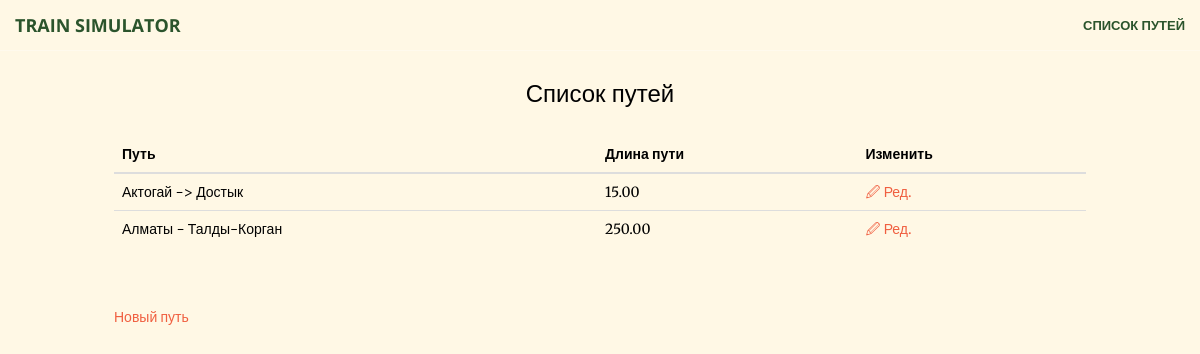
The page / on the database its author committed.
### tutu/models.py (models this page shows, shortened)
class Track(models.Model):
    name = models.TextField(default="Старт-Финиш")
    start_name = models.TextField(default="Старт")
    simulation_in_progress = models.BooleanField(default=False)
    simulation_progress = models.IntegerField(default=0)
    simulation_filename = models.TextField(max_length=1000, blank=True, null=True)
    simulation_date_time = models.DateTimeField(null=True, blank=True)
    number_of_passenger_trains = models.FloatField(default=3)
    number_of_cargo_trains = models.FloatField(default=10)
    density_netto = models.FloatField(default=10.5)
    def length(self):
        switches = Switch.objects.filter(track_id=self.id)
        maximum = 0
        for switch in switches:
            if maximum < switch.position:
                maximum = switch.position
        return maximum

class Switch(models.Model):
    track = models.ForeignKey(Track, on_delete=models.CASCADE)
    position = models.DecimalField(max_digits=7, decimal_places=2)
    name = models.TextField()
    number_of_tracks = models.IntegerField(default=1)
    trains_fit = models.IntegerField(default=1)
    is_start = models.BooleanField(default=False)
    is_end = models.BooleanField(default=False)
    mins_acc = models.IntegerField()
    mins_brk = models.IntegerField()
    mins_station = models.IntegerField(default=1)
    mins_main_fw = models.IntegerField()
    mins_main_bk = models.IntegerField(default=1)
    class Meta:
        ordering = ["position"]
        verbose_name_plural = "switches"

### tutu/views.py (the view)
# urls.py: url(r'^$', views.index, name="index"),
def index(request):
    tracks = Track.objects.all()
    tracks_plus = []
    for track in tracks:
        t = {"id": track.id, "name": track.name, "start_name": track.start_name}
        t["length"] = track.length()
        tracks_plus.append(t)
    context = {"tracks": tracks_plus}
    return render(request, 'index.html', context)

### tutu/views_sim.py (called while the page is built)
    def process_request(self, req):
        attr = '_dont_enforce_csrf_checks'
        if not getattr(req, attr, False):
            setattr(req, attr, True)

### templates/index.html (shortened to what this page needs)
<!DOCTYPE html>
<html lang="en">
{% load static %}
<head>
    <link href="{% static "vendor/bootstrap/css/bootstrap.min.css" %}" rel="stylesheet">
    <link href="{% static "vendor/font-awesome/css/font-awesome.min.css" %}" rel="stylesheet" type="text/css">
    <link href="{% static "vendor/magnific-popup/magnific-popup.css" %}" rel="stylesheet">
    <link href="{% static "css/creative.min.css" %}" rel="stylesheet">
</head>
<body id="page-top" style="background: #fff8e5; color: black;">
<nav id="mainNav" class="navbar navbar-default navbar-fixed-top" style="color: black">
    <div class="container-fluid">
        <div class="navbar-header">
            <a class="navbar-brand page-scroll" href="#page-top" style="color: #2b542c;">Train Simulator</a>
        </div>
        <div class="collapse navbar-collapse" id="bs-example-navbar-collapse-1">
            <ul class="nav navbar-nav navbar-right">
                <li>
                    <a class="page-scroll" href="{% url "index" %}" style="color: #2b542c;">Список путей</a>
                </li>
            </ul>
        </div>
    </div>
</nav>
<div style="padding: 5%">
    <h3 style="text-align: center">Список путей</h3>
    <table width="100%" style="margin-top: 30px; margin-left: 5%; width: 90%" class="table">
        <thead>
        <tr>
            <th>Путь</th>
            <th>Длина пути</th>
            <th>Изменить</th>
        </tr>
        </thead>
        {% for track in tracks %}
            <tr>
                <td>
                    {{ track.name }}
                </td>
                <td>
                    {{ track.length }}
                </td>
                <td><a data-toggle="modal" href="{% url "edit_track" track.id %}" data-target="#myModal">🖉 Ред.</a>
                </td>
            </tr>
        {% endfor %}
    </table>
    <br><br>
    <div style="margin-left: 5%; margin-bottom: 40px">
        <a data-toggle="modal" href="{% url "new_track" %}" data-target="#myModal">Новый путь</a>
    </div>
</div>
</body>
</html>

### rows shown on the page
Track: name "Актогай -> Достык"
Switch: length "15.00"
Track: name "Алматы - Талды-Корган"
Switch: length "250.00"
